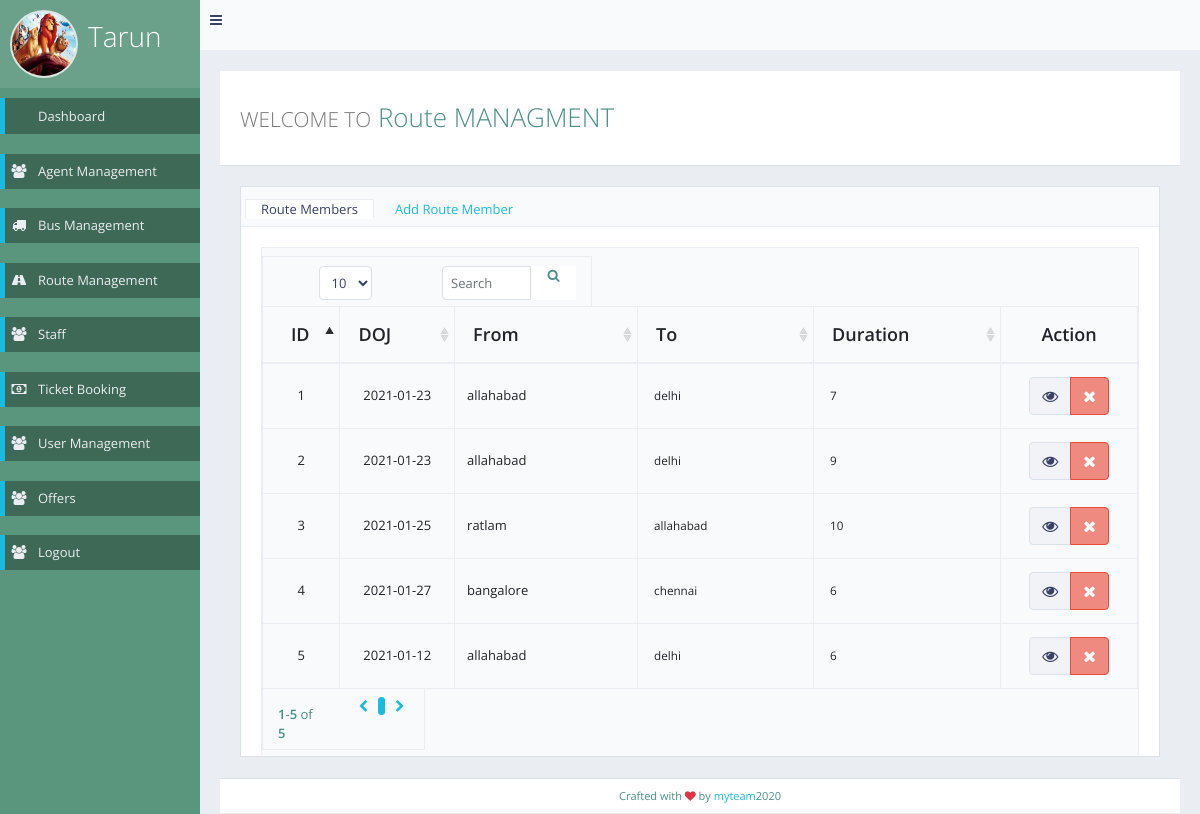
The app's page /admin/route_management.php (signed in) with its own data.
### tables this page shows
CREATE TABLE `route_management` (
  `routeid` int(11) NOT NULL,
  `from` varchar(1000) NOT NULL,
  `to` varchar(2000) NOT NULL,
  `dtime` varchar(10) NOT NULL,
  `atime` varchar(10) NOT NULL,
  `duration` varchar(255) NOT NULL,
  `price` int(10) NOT NULL,
  `doj` date NOT NULL DEFAULT current_timestamp()
);

### admin/function.php (called while the page is built, shortened)
<?php
class DB_con
{
	function __construct()
	{
		$conn=mysqli_connect("localhost","root","","bus_reservation");
		$this->dbh=$conn;
	}
public function fetch_route_data()
{
	$sql20="SELECT * FROM `route_management`";
	$run7= mysqli_query($this->dbh,$sql20);
	return $run7;
}
}
?>

### admin/route_management.php (the view, shortened to what this page needs)
<!DOCTYPE html>
<html>
<head>
</head>
<body>
    <?php include('header.php') ?>
<div id="page-content">
  <div id="page-content">
  <div class="content-header">
  <div class="header-section">
  <h1>
  <small>WELCOME TO</small> Route MANAGMENT
  </h1>
  </div>
  </div>
  <div class="block">
  <div class="block-title">
  <ul class="nav nav-tabs" data-toggle="tabs">
  <li class="active" style="size:10px; "><a href="#search-tab-profile">Route Members</a></li>
  <li style="size:10px; " ><a href="#search-tab-update">Add Route Member</a></li>
  </ul>
  </div>
  <div class="tab-content">
  <div class="tab-pane active" id="search-tab-profile">
  <div class="row a-profile">
  <div class="col">
  <div class="table-responsive">
    <div id="example-datatable_wrapper" class="dataTables_wrapper form-inline no-footer">
      <table id="example-datatable" class="table table-vcenter table-condensed table-bordered dataTable no-footer" role="grid" aria-describedby="example-datatable_info">
        <thead>
          <tr role="row">
            <th class="text-center sorting_asc" tabindex="0" aria-controls="example-datatable" rowspan="1" colspan="1" aria-sort="ascending" aria-label="ID: activate to sort column descending" style="width: 51px;">ID</th>
            <th class="sorting" tabindex="0" aria-controls="example-datatable" rowspan="1" colspan="1" aria-label="staff: activate to sort column ascending" style="width: 99px;"> DOJ</th>
            <th class="sorting" tabindex="0" aria-controls="example-datatable" rowspan="1" colspan="1" aria-label="Email: activate to sort column ascending" style="width: 203px;">From</th>
            <th class="sorting" tabindex="0" aria-controls="example-datatable" rowspan="1" colspan="1" aria-label="Subscription: activate to sort column ascending" style="width: 191px;">To</th>
            <th class="sorting" tabindex="0" aria-controls="example-datatable" rowspan="1" colspan="1" aria-label="Subscription: activate to sort column ascending" style="width: 191px;">Duration</th>
               <th class="text-center sorting_disabled" rowspan="1" colspan="1" aria-label="Actions" style="width: 121px;">Action</th>
          </tr>
        </thead>
        <tbody>
          <?php
              $fetchdata = new DB_con();
              $raw20 = $fetchdata->fetch_route_data();
              while($rw20=mysqli_fetch_array($raw20))
              {
                  ?>
          <tr role="row" class="odd">
                  <td class="text-center sorting_1"><?php echo htmlentities($rw20['routeid']);?></td>
                    <td class="text-center sorting_1"><?php echo htmlentities($rw20['doj']);?></td>
                  <td><?php echo htmlentities($rw20['from']);?></td>
                  <td><span class="label  "><?php echo htmlentities($rw20['to']);?></span></td>
                  <td><span class="label  "><?php echo htmlentities($rw20['duration']);?></span></td>
                  <td class="text-center">
                                                <div class="btn-group">
          <a href="route_management_details.php?routeid=<?php echo htmlentities($rw20['routeid']); ?>" data-toggle="tooltip" title="" class="btn btn-xs btn-default" data-original-title="view"><i class="fa fa-eye"></i></a>
    <a href="delete6.php?routeid=<?php echo htmlentities($rw20['routeid']);?>" data-toggle="tooltip" title="" class="btn btn-xs btn-danger" data-original-title="Delete"><i class="fa fa-times"></i></a>
                                                </div>
                                            </td>
              </tr>
              <?php
      }
  ?>  </tbody>
      </table>
    </div>
  </div>
  </div>
  </div>
  </div>
  </div>
  </div>
  </div>
                <?php include('footer.php') ?>
</body>
</html>

### admin/header.php (shortened to what this page needs)
<?php
require_once("function.php");
?>
<!DOCTYPE html>
<html class="no-js" lang="en">
<head>
  <link rel="stylesheet" href="css/bootstrap.min.css">
  <link rel="stylesheet" href="css/plugins.css">
  <link rel="stylesheet" href="css/main.css">
  <link rel="stylesheet" href="css/themes.css">
</head>
<body>
  <div id="page-wrapper">
    <div id="page-container" class="sidebar-partial sidebar-visible-lg sidebar-no-animations">
      <div id="sidebar">
        <div id="sidebar-scroll">
          <div class="sidebar-content">
            <div class="sidebar-section sidebar-user clearfix sidebar-nav-mini-hide">
              <div class="sidebar-user-avatar">
                <a href="admin_profile.php">
                  <?php
                  $db = new DB_con;
                  $q = "SELECT * FROM admin WHERE id={$_SESSION['id']}";
                  $r = mysqli_query($db->dbh,$q);
                  $d = mysqli_fetch_array($r);
                  $imageURL = 'images/'.$d['img'];
                  ?>
            <img src="<?php echo $imageURL; ?>" alt="avatar">
                </a>
              </div>
              <div class="sidebar-user-name">
                <h3><?=$d['name']?></h3>
                </div>
            </div>
            <ul class="sidebar-nav">
              <li>
                <a href="dashboard.php" class=" active"><i class="fas fa-columns sidebar-nav-icon"></i><span class="sidebar-nav-mini-hide">Dashboard</span></a>
              </li>
              <br>
              <li>
                <a href="agent_managment.php" class=" active"><i class="fa fa-users sidebar-nav-icon"></i><span class="sidebar-nav-mini-hide">Agent Management</span></a>
              </li>
              <br>
              <li>
                <a href="bus_managment.php" class=" active"><i class="fa fa-truck sidebar-nav-icon"></i><span class="sidebar-nav-mini-hide">Bus Management</span></a>
              </li>
              <br>
              <li>
                <a href="route_management.php" class=" active"><i class="fa fa-road sidebar-nav-icon"></i><span class="sidebar-nav-mini-hide">Route Management</span></a>
              </li>
              <br>
              <li>
                <a href="staff.php" class=" active"><i class="fa fa-users sidebar-nav-icon"></i><span class="sidebar-nav-mini-hide">Staff</span></a>
              </li>
              <br>
              <li>
                <a href="ticket_booking.php" class=" active"><i class="fa fa-money sidebar-nav-icon"></i><span class="sidebar-nav-mini-hide">Ticket Booking</span></a>
              </li>
              <br>
              <li>
                <a href="user_managment.php" class=" active"><i class="fa fa-users sidebar-nav-icon"></i><span class="sidebar-nav-mini-hide">User Management</span></a>
              </li>
              <br>
              <li>
                <a href="admin_offer.php" class=" active"><i class="fa fa-users sidebar-nav-icon"></i><span class="sidebar-nav-mini-hide">Offers</span></a>
              </li>
              <br>
              <li>
                <a href="logout.php" class=" active"><i class="fa fa-users sidebar-nav-icon"></i><span class="sidebar-nav-mini-hide">Logout</span></a>
              </li>
            </ul>
          </div>
        </div>
      </div>
      <div id="main-container">
        <header class="container-fluid  navbar navbar-default">
          <ul class="nav navbar-nav-custom">
            <li>
              <a href="javascript:void(0)" onclick="App.sidebar('toggle-sidebar');this.blur();">
                <i class="fa fa-bars fa-fw"></i>
              </a>
            </li>
          </ul>
          <form  method="post" class="container-fluid  navbar-form-custom">
          </form>
        </header>

### admin/footer.php (shortened to what this page needs)
<footer class="clearfix">
  <div class="text-center">
    Crafted with <i class="fa fa-heart text-danger"></i> by <a href="#" target="_blank">myteam</a>2020
  </div>
</footer>
</div>
</div>
</div>
</body>
</html>

### records on screen
route_management: routeid "1", doj "2021-01-23", from "allahabad", to "delhi", duration "7"
route_management: routeid "2", doj "2021-01-23", from "allahabad", to "delhi", duration "9"
route_management: routeid "3", doj "2021-01-25", from "ratlam", to "allahabad", duration "10"
route_management: routeid "4", doj "2021-01-27", from "bangalore", to "chennai", duration "6"
route_management: routeid "5", doj "2021-01-12", from "allahabad", to "delhi", duration "6"

### other values on screen
$d['name'] "Tarun"
